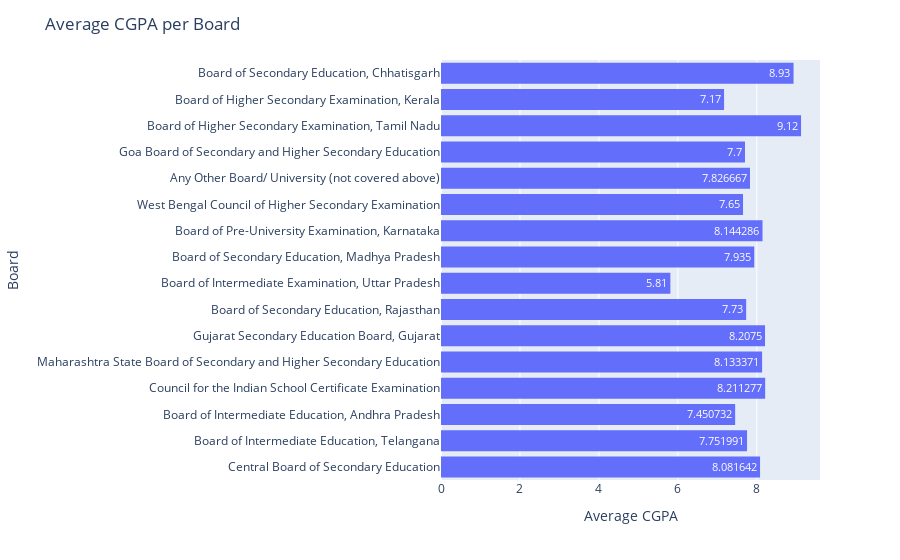

Notebook code for this chart:
### Code cell
def cgpa_per_board(df):
    List = df['Board'].value_counts()
    # Histogram to plot average CGPA per board
    fig = px.histogram(df, orientation="h", histfunc="avg", x="CGPA", y="Board",barmode='group', text_auto=True)
    fig.update_traces(hovertemplate =
        '{count}')
    fig.update_layout(title="Average CGPA per Board", xaxis_title='Average CGPA', yaxis_title='Board')
    fig.show()
cgpa_per_board(df)

### Figure 1 — Plotly figure (JSON) as saved in the notebook; plotly's stock layout.template omitted (floating-point values rounded to 4 significant figures; data arrays with more than 128 entries replaced by an {"elided": "..."} marker saying what was removed)
{"data": [{"alignmentgroup": "True", "bingroup": "y", "histfunc": "avg", "hovertemplate": "{count}", "legendgroup": "", "marker": {"color": "#636efa", "pattern": {"shape": ""}}, "name": "", "offsetgroup": "", "orientation": "h", "showlegend": false, "texttemplate": "%{value}", "type": "histogram", "x": {"elided": "961 float values"}, "xaxis": "x", "y": {"elided": "961 str values"}, "yaxis": "y"}], "layout": {"barmode": "group", "legend": {"tracegroupgap": 0}, "margin": {"t": 60}, "title": {"text": "Average CGPA per Board"}, "xaxis": {"anchor": "y", "domain": [0, 1], "title": {"text": "Average CGPA"}}, "yaxis": {"anchor": "x", "domain": [0, 1], "title": {"text": "Board"}}}}
